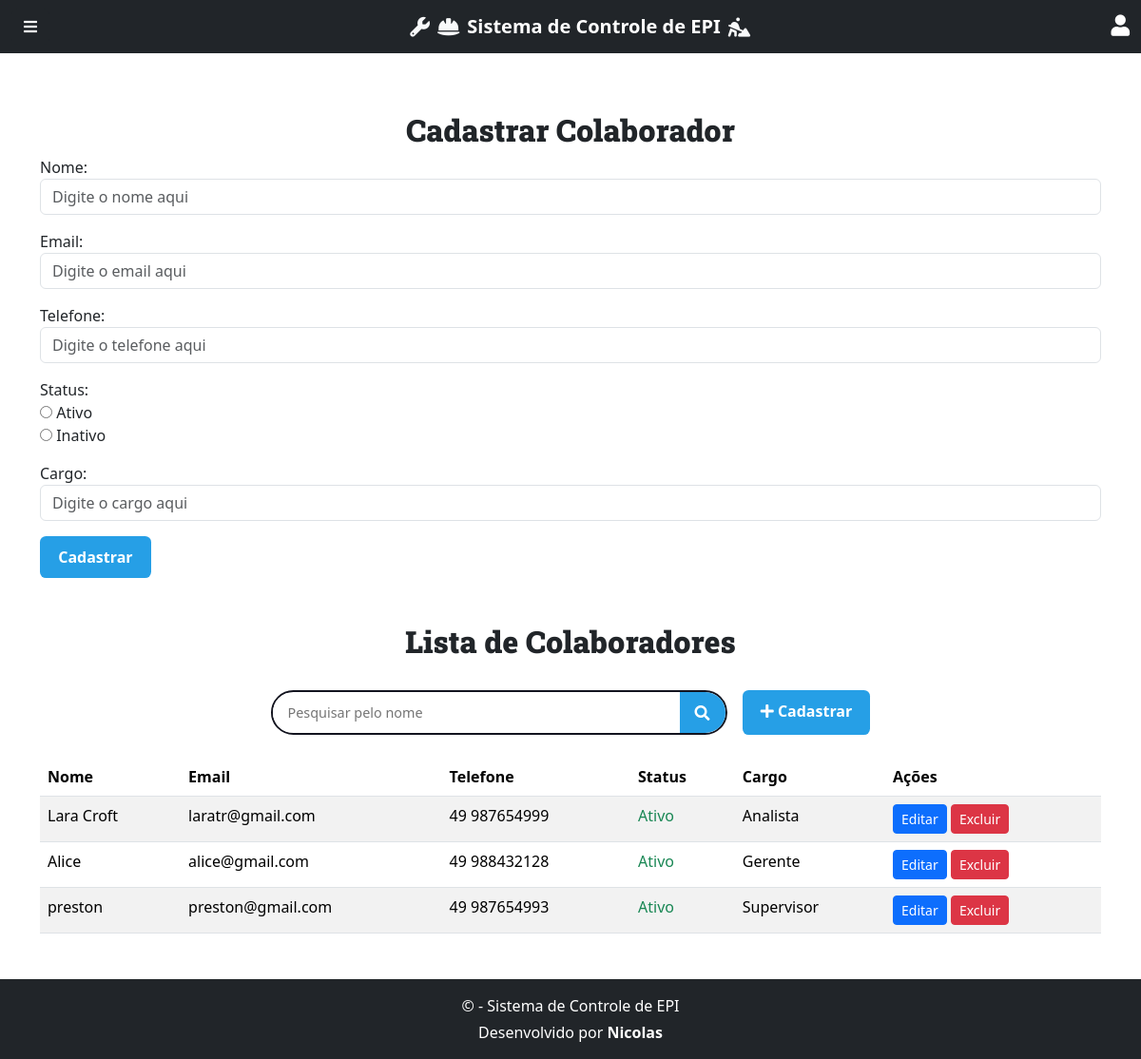
The app's page /colaborador/, older data.
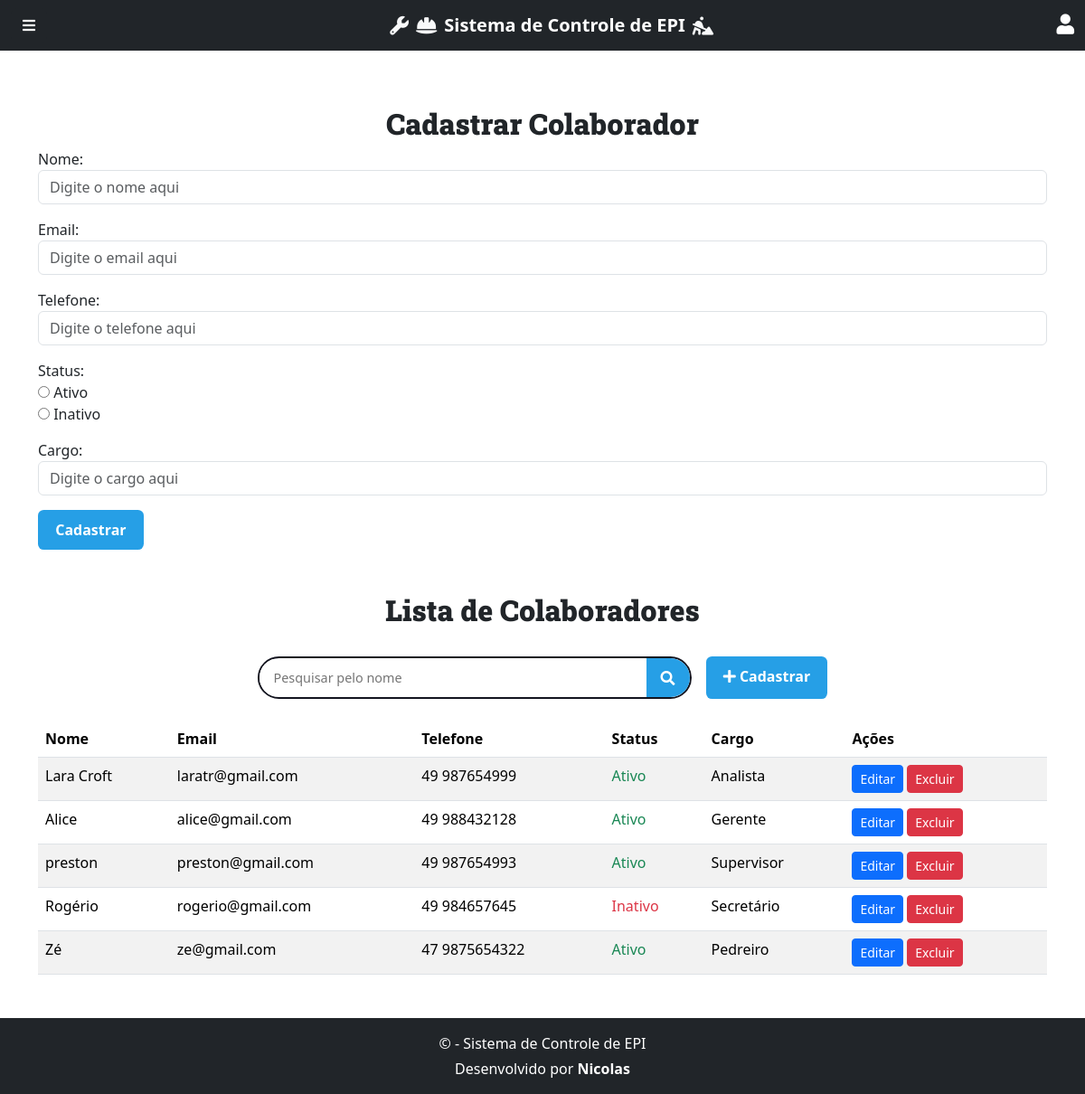
The same page, newer data.
### core/models/colaborador_model.py (models this page shows, shortened)
class Colaborador(models.Model):
    nome = models.CharField(max_length=100)
    email = models.EmailField(unique=True)
    telefone = models.CharField(max_length=15, blank=True, null=True)
    status = models.BooleanField(default=True)
    cargo = models.CharField(max_length=100, blank=True, null=True)

### core/views/colaborador_views.py (the view)
# urls.py: path('colaborador/', colaborador_views.criar_colaborador, name='criar_colaborador'),
def criar_colaborador(request):
    colaboradores = Colaborador.objects.all()
    if request.method == 'POST':
        form = ColaboradorForm(request.POST)
        if form.is_valid():
            form.save()
            messages.success(request, "Colaborador cadastrado com sucesso!")
            return redirect('criar_colaborador')
    else:
        form = ColaboradorForm()
    return render(request, 'core/pages/colaborador.html', {
        'form': form,
        'colaboradores': colaboradores
    })

### core/forms/colaborador_form.py (shortened to what this page needs)
class ColaboradorForm(forms.ModelForm):
    STATUS_CHOICES = [
        (True, 'Ativo'),
        (False, 'Inativo'),
    ]
    status = forms.ChoiceField(
        choices=STATUS_CHOICES,
        widget=forms.RadioSelect()
    )
    class Meta:
        model = Colaborador
        fields = ['nome', 'email', 'telefone', 'status', 'cargo']
        widgets = {
            'nome': forms.TextInput(attrs={'class': 'form-control', 'placeholder': 'Digite o nome aqui'}),
            'email': forms.EmailInput(attrs={'class': 'form-control', 'placeholder': 'Digite o email aqui'}),
            'telefone': forms.TextInput(attrs={'class': 'form-control', 'placeholder': 'Digite o telefone aqui'}),
            'cargo': forms.TextInput(attrs={'class': 'form-control', 'placeholder': 'Digite o cargo aqui'}),
        }

### core/templates/core/pages/colaborador.html (shortened to what this page needs)
{% extends 'global/base.html' %}
{% load static %}
{% block content %}
  <div class="container">
    <h2 class="mt-4">Cadastrar Colaborador</h2>
    <form action="{% url 'criar_colaborador' %}" method="POST" class="mb-5">
      <div class="mb-3">
        {{ form.nome.label_tag }}
        {{ form.nome }}
      </div>
      <div class="mb-3">
        {{ form.email.label_tag }}
        {{ form.email }}
      </div>
      <div class="mb-3">
        {{ form.telefone.label_tag }}
        {{ form.telefone }}
      </div>
      <div class="mb-3">
        {{ form.status.label_tag }}
        {{ form.status }}
      </div>
      <div class="mb-3">
        {{ form.cargo.label_tag }}
        {{ form.cargo }}
      </div>
      <button type="submit" class="btn btn-success">Cadastrar</button>
    </form>
  </div>
  <div class="container">
    <div class="d-flex justify-content-between align-items-center mb-4">
      <h2 class="text-center flex-grow-1">Lista de Colaboradores</h2>
    </div>
    <div class="search-container mb-4">
      <form action="{% url 'listar_colaboradores' %}" method="get" class="search-form d-flex">
      <input
       type="search"
       class="search-input"
       name="search"
       placeholder="Pesquisar pelo nome"
       value="{{ search_query }}"
       autocomplete="off"
      >
      <button type="submit" class="search-button">
        <i class="fas fa-search"></i>
      </button>
      </form>
      <a href="{% url 'criar_colaborador' %}" class="btn btn-success ms-3">
        <i class="fas fa-plus"></i> Cadastrar
      </a>
    </div>
    <table class="table table-striped">
      <thead>
        <tr>
          <th>Nome</th>
          <th>Email</th>
          <th>Telefone</th>
          <th>Status</th>
          <th>Cargo</th>
          <th>Ações</th>
        </tr>
      </thead>
      <tbody>
        {% for i in colaboradores %}
        <tr>
          <td>{{ i.nome }}</td>
          <td>{{ i.email }}</td>
          <td>{{ i.telefone }}</td>
          <td>
            {% if i.status %}
            <span class="text-success">Ativo</span>
            {% else %}
            <span class="text-danger">Inativo</span>
            {% endif %}
          </td>
          <td>{{ i.cargo }}</td>
          <td>
            <a href="{% url 'editar_colaborador' i.id %}" class="btn btn-primary btn-sm">Editar</a>
            <button type="button" class="btn btn-danger btn-sm" data-bs-toggle="modal"
              data-bs-target="#confirmDelete{{ i.id }}">
              Excluir
            </button>
          </td>
        </tr>
        {% empty %}
        <tr>
          <td colspan="6" class="text-center">Nenhum colaborador encontrado.</td>
        </tr>
        {% endfor %}
      </tbody>
    </table>
  </div>
{% endblock %}

Row changes from the older to the newer data that the page shows:
added Colaborador: nome "Rogério", email "rogerio@gmail.com", telefone "49 984657645", status "Inativo", cargo "Secretário"
added Colaborador: nome "Zé", email "ze@gmail.com", telefone "47 9875654322", status "Ativo", cargo "Pedreiro"
